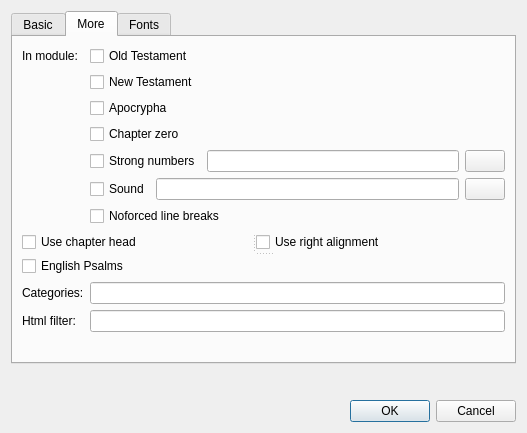
<?xml version="1.0" encoding="UTF-8"?>
<ui version="4.0">
 <class>ProjectProperty</class>
 <widget class="QDialog" name="ProjectProperty">
  <property name="windowModality">
   <enum>Qt::WindowModal</enum>
  </property>
  <property name="geometry">
   <rect>
    <x>0</x>
    <y>0</y>
    <width>527</width>
    <height>433</height>
   </rect>
  </property>
  <property name="windowTitle">
   <string>Project property</string>
  </property>
  <layout class="QGridLayout" name="gridLayout_2">
   <item row="0" column="0" colspan="2">
    <widget class="QTabWidget" name="tabWidget">
     <property name="currentIndex">
      <number>1</number>
     </property>
     <widget class="QWidget" name="tabBasic">
      <attribute name="title">
       <string>Basic</string>
      </attribute>
      <layout class="QGridLayout" name="gridLayout_3">
       <item row="0" column="0">
        <widget class="QLabel" name="sModuleName">
         <property name="text">
          <string>Module name:</string>
         </property>
        </widget>
       </item>
       <item row="0" column="2">
        <widget class="QLineEdit" name="LEBibleName"/>
       </item>
       <item row="1" column="0" colspan="2">
        <widget class="QLabel" name="sShortName">
         <property name="text">
          <string>Short module name:</string>
         </property>
        </widget>
       </item>
       <item row="1" column="2">
        <widget class="QLineEdit" name="LEBibleShortName">
         <property name="maxLength">
          <number>15</number>
         </property>
        </widget>
       </item>
       <item row="2" column="0">
        <widget class="QLabel" name="sAuthor">
         <property name="text">
          <string>Author:</string>
         </property>
        </widget>
       </item>
       <item row="2" column="2">
        <widget class="QLineEdit" name="LECopyright"/>
       </item>
       <item row="3" column="0">
        <widget class="QLabel" name="sTypeModule">
         <property name="text">
          <string>Type Module:</string>
         </property>
        </widget>
       </item>
       <item row="3" column="2">
        <widget class="QCheckBox" name="cbmoduleType">
         <property name="enabled">
          <bool>true</bool>
         </property>
         <property name="layoutDirection">
          <enum>Qt::LeftToRight</enum>
         </property>
         <property name="text">
          <string>Bible</string>
         </property>
         <property name="checked">
          <bool>false</bool>
         </property>
        </widget>
       </item>
       <item row="4" column="0">
        <widget class="QLabel" name="sVersion">
         <property name="text">
          <string>Version:</string>
         </property>
        </widget>
       </item>
       <item row="4" column="2">
        <widget class="QDoubleSpinBox" name="doubleSpinBoxVersion">
         <property name="maximum">
          <double>150.000000000000000</double>
         </property>
         <property name="value">
          <double>1.000000000000000</double>
         </property>
        </widget>
       </item>
       <item row="5" column="0">
        <widget class="QLabel" name="sLanguage">
         <property name="text">
          <string>Language:</string>
         </property>
        </widget>
       </item>
       <item row="5" column="2">
        <widget class="QComboBox" name="comBLanguage">
         <item>
          <property name="text">
           <string>rus</string>
          </property>
         </item>
         <item>
          <property name="text">
           <string>eng</string>
          </property>
         </item>
         <item>
          <property name="text">
           <string>ukr</string>
          </property>
         </item>
        </widget>
       </item>
       <item row="6" column="0">
        <widget class="QLabel" name="sEncoding">
         <property name="text">
          <string>Encoding:</string>
         </property>
        </widget>
       </item>
       <item row="6" column="2">
        <widget class="QComboBox" name="comBEncoding"/>
       </item>
       <item row="7" column="1">
        <spacer name="verticalSpacer">
         <property name="orientation">
          <enum>Qt::Vertical</enum>
         </property>
         <property name="sizeHint" stdset="0">
          <size>
           <width>20</width>
           <height>110</height>
          </size>
         </property>
        </spacer>
       </item>
      </layout>
     </widget>
     <widget class="QWidget" name="tabMore">
      <attribute name="title">
       <string>More</string>
      </attribute>
      <layout class="QGridLayout" name="gridLayout">
       <item row="0" column="0">
        <widget class="QLabel" name="label">
         <property name="text">
          <string>In module:</string>
         </property>
        </widget>
       </item>
       <item row="0" column="1">
        <widget class="QCheckBox" name="cbOldTestament">
         <property name="text">
          <string>Old Testament</string>
         </property>
        </widget>
       </item>
       <item row="1" column="1">
        <widget class="QCheckBox" name="cbNewTestament">
         <property name="text">
          <string>New Testament</string>
         </property>
        </widget>
       </item>
       <item row="2" column="1">
        <widget class="QCheckBox" name="cbApocrypha">
         <property name="text">
          <string>Apocrypha</string>
         </property>
        </widget>
       </item>
       <item row="3" column="1">
        <widget class="QCheckBox" name="cbChapterZero">
         <property name="text">
          <string>Chapter zero</string>
         </property>
        </widget>
       </item>
       <item row="4" column="1">
        <layout class="QHBoxLayout" name="horizontalLayout_3">
         <item>
          <widget class="QCheckBox" name="cbStrongNumber">
           <property name="layoutDirection">
            <enum>Qt::LeftToRight</enum>
           </property>
           <property name="text">
            <string>Strong numbers</string>
           </property>
          </widget>
         </item>
         <item>
          <layout class="QHBoxLayout" name="horizontalLayout">
           <item>
            <widget class="QLineEdit" name="LEStrongDir"/>
           </item>
           <item>
            <widget class="QPushButton" name="pushButtonStrongDir">
             <property name="text">
              <string/>
             </property>
            </widget>
           </item>
          </layout>
         </item>
        </layout>
       </item>
       <item row="5" column="1">
        <layout class="QHBoxLayout" name="horizontalLayout_4">
         <item>
          <widget class="QCheckBox" name="cbSound">
           <property name="text">
            <string>Sound</string>
           </property>
          </widget>
         </item>
         <item>
          <layout class="QHBoxLayout" name="horizontalLayout_2">
           <item>
            <widget class="QLineEdit" name="LESoundDir"/>
           </item>
           <item>
            <widget class="QPushButton" name="pushButtonSoundDir">
             <property name="text">
              <string/>
             </property>
            </widget>
           </item>
          </layout>
         </item>
        </layout>
       </item>
       <item row="6" column="1">
        <widget class="QCheckBox" name="cbNoForcedLineBreaks">
         <property name="text">
          <string>Noforced line breaks</string>
         </property>
        </widget>
       </item>
       <item row="7" column="0" colspan="2">
        <widget class="QSplitter" name="splitter_7">
         <property name="orientation">
          <enum>Qt::Vertical</enum>
         </property>
         <widget class="QSplitter" name="splitter_6">
          <property name="orientation">
           <enum>Qt::Horizontal</enum>
          </property>
          <widget class="QCheckBox" name="cbUseChapterHead">
           <property name="layoutDirection">
            <enum>Qt::LeftToRight</enum>
           </property>
           <property name="text">
            <string>Use chapter head</string>
           </property>
          </widget>
          <widget class="QCheckBox" name="cbUseRightAlignment">
           <property name="text">
            <string>Use right alignment</string>
           </property>
          </widget>
         </widget>
         <widget class="QCheckBox" name="cbEnglishPsalms">
          <property name="layoutDirection">
           <enum>Qt::LeftToRight</enum>
          </property>
          <property name="text">
           <string>English Psalms</string>
          </property>
         </widget>
        </widget>
       </item>
       <item row="8" column="0">
        <widget class="QLabel" name="sCategories">
         <property name="text">
          <string>Categories:</string>
         </property>
        </widget>
       </item>
       <item row="8" column="1">
        <widget class="QLineEdit" name="LECategories"/>
       </item>
       <item row="9" column="0">
        <widget class="QLabel" name="label_2">
         <property name="text">
          <string>Html filter:</string>
         </property>
        </widget>
       </item>
       <item row="9" column="1">
        <widget class="QLineEdit" name="LEHtmlFilter"/>
       </item>
       <item row="10" column="1">
        <spacer name="verticalSpacer_3">
         <property name="orientation">
          <enum>Qt::Vertical</enum>
         </property>
         <property name="sizeHint" stdset="0">
          <size>
           <width>20</width>
           <height>0</height>
          </size>
         </property>
        </spacer>
       </item>
      </layout>
     </widget>
     <widget class="QWidget" name="tab">
      <attribute name="title">
       <string>Fonts</string>
      </attribute>
      <layout class="QGridLayout" name="gridLayout_4">
       <item row="0" column="0">
        <widget class="QLabel" name="sInstallFonts">
         <property name="text">
          <string>Install fonts:</string>
         </property>
        </widget>
       </item>
       <item row="0" column="2">
        <widget class="QLineEdit" name="LEInstallFonts"/>
       </item>
       <item row="1" column="0" colspan="2">
        <widget class="QLabel" name="sDesiredfontName">
         <property name="text">
          <string>Desired font name:</string>
         </property>
        </widget>
       </item>
       <item row="1" column="2">
        <widget class="QLineEdit" name="LEDesiredFontName"/>
       </item>
       <item row="2" column="0">
        <widget class="QLabel" name="sDesiredFontPath">
         <property name="text">
          <string>Desired font path:</string>
         </property>
        </widget>
       </item>
       <item row="2" column="2">
        <widget class="QLineEdit" name="LEDesiredFontPath"/>
       </item>
       <item row="3" column="0">
        <widget class="QLabel" name="sDesiredUIfont">
         <property name="text">
          <string>Desired UI font:</string>
         </property>
        </widget>
       </item>
       <item row="3" column="2">
        <widget class="QLineEdit" name="LEDesiredUIFont"/>
       </item>
       <item row="4" column="1" colspan="2">
        <spacer name="verticalSpacer_2">
         <property name="orientation">
          <enum>Qt::Vertical</enum>
         </property>
         <property name="sizeHint" stdset="0">
          <size>
           <width>20</width>
           <height>199</height>
          </size>
         </property>
        </spacer>
       </item>
      </layout>
     </widget>
    </widget>
   </item>
   <item row="1" column="0">
    <spacer name="verticalSpacer_4">
     <property name="orientation">
      <enum>Qt::Vertical</enum>
     </property>
     <property name="sizeHint" stdset="0">
      <size>
       <width>20</width>
       <height>0</height>
      </size>
     </property>
    </spacer>
   </item>
   <item row="2" column="1">
    <widget class="QDialogButtonBox" name="buttonBox">
     <property name="orientation">
      <enum>Qt::Horizontal</enum>
     </property>
     <property name="standardButtons">
      <set>QDialogButtonBox::Cancel|QDialogButtonBox::Ok</set>
     </property>
    </widget>
   </item>
  </layout>
 </widget>
 <tabstops>
  <tabstop>buttonBox</tabstop>
 </tabstops>
 <resources/>
 <connections>
  <connection>
   <sender>buttonBox</sender>
   <signal>accepted()</signal>
   <receiver>ProjectProperty</receiver>
   <slot>accept()</slot>
   <hints>
    <hint type="sourcelabel">
     <x>248</x>
     <y>254</y>
    </hint>
    <hint type="destinationlabel">
     <x>157</x>
     <y>274</y>
    </hint>
   </hints>
  </connection>
  <connection>
   <sender>buttonBox</sender>
   <signal>rejected()</signal>
   <receiver>ProjectProperty</receiver>
   <slot>reject()</slot>
   <hints>
    <hint type="sourcelabel">
     <x>316</x>
     <y>260</y>
    </hint>
    <hint type="destinationlabel">
     <x>286</x>
     <y>274</y>
    </hint>
   </hints>
  </connection>
 </connections>
</ui>
